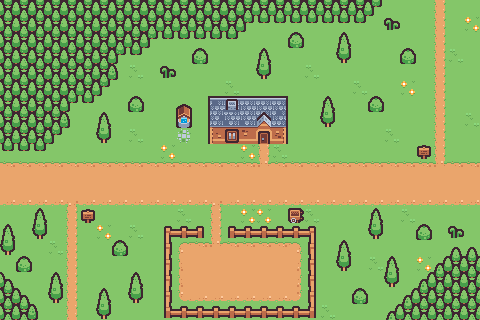

This game map was drawn from its Tiled (.tmx) file and the tilesets committed beside it. A one-line description and the full map source follow:
An orthogonal 30x20 tile map with 16x16 px tiles, 2 tile layers (Tile Layer 1, Tile Layer 2), 2 tilesets.

<map version="1.10" tiledversion="1.11.0" orientation="orthogonal" renderorder="right-down" width="30" height="20" tilewidth="16" tileheight="16" infinite="0" nextlayerid="3" nextobjectid="1">
 <tileset firstgid="1" source="outside.tsx" />
 <tileset firstgid="133" source="dirt_on_grass.tsx" />
 <layer id="1" name="Tile Layer 1" width="30" height="20">
  <data encoding="csv">
1,1,1,1,1,1,1,1,1,1,1,1,1,1,1,1,1,1,1,1,1,1,1,1,1,1,1,147,1,1,
1,1,1,1,1,1,1,1,1,1,1,1,1,1,1,1,1,1,1,1,1,1,1,1,1,1,1,147,1,1,
1,1,1,1,1,1,1,1,1,1,1,1,1,1,1,1,1,1,1,1,1,1,1,1,1,1,1,147,1,1,
1,1,1,1,1,1,1,1,1,1,1,1,1,1,1,1,1,1,1,1,1,1,1,1,1,1,1,147,1,1,
1,1,1,1,1,1,1,1,1,1,1,1,1,1,1,1,1,1,1,1,1,1,1,1,1,1,1,147,1,1,
1,1,1,1,1,1,1,1,1,1,1,1,1,1,1,1,1,1,1,1,1,1,1,1,1,1,1,147,1,1,
1,1,1,1,1,1,1,1,1,1,1,1,1,1,1,1,1,1,1,1,1,1,1,1,1,1,1,147,1,1,
1,1,1,1,1,1,1,1,1,1,1,1,1,1,1,1,1,1,1,1,1,1,1,1,1,1,1,147,1,1,
1,1,1,1,1,1,1,1,1,1,1,44,1,1,1,1,75,1,1,1,1,1,1,1,1,1,1,147,1,1,
1,1,1,1,1,1,1,1,1,1,1,1,1,1,1,3,147,2,1,1,1,1,1,1,1,1,1,147,1,1,
14,14,14,14,14,14,14,14,14,14,14,14,14,14,14,14,163,14,14,14,14,14,14,14,14,14,14,163,14,14,
26,26,26,26,26,26,26,26,26,26,26,26,26,26,26,26,26,26,26,26,26,26,26,26,26,26,26,26,26,26,
38,38,38,38,152,38,38,38,38,38,38,38,38,152,38,38,38,38,38,38,38,38,38,38,38,38,38,38,38,38,
1,1,1,1,147,1,1,1,1,1,1,2,1,147,1,3,3,1,1,2,1,1,1,1,1,1,1,1,1,1,
1,1,1,1,147,1,1,1,1,1,1,1,1,147,1,1,1,1,1,1,1,1,1,1,1,1,1,1,1,1,
1,1,1,1,147,1,1,1,1,1,1,13,14,163,14,14,14,14,15,1,1,1,1,1,1,1,1,1,1,1,
1,1,1,1,147,1,1,1,1,1,1,25,26,26,26,26,26,26,27,1,1,1,1,1,1,1,1,1,1,1,
1,1,1,1,147,1,1,1,1,1,1,25,26,26,26,26,26,26,27,1,1,1,1,1,1,1,1,1,1,1,
1,1,1,1,147,1,1,1,1,1,1,37,38,38,38,38,38,38,39,1,1,1,1,1,1,1,1,1,1,1,
1,1,1,1,147,1,1,1,1,1,1,1,1,1,1,1,1,1,1,1,1,1,1,1,1,1,1,1,1,1
</data>
 </layer>
 <layer id="2" name="Tile Layer 2" width="30" height="20">
  <data encoding="csv">
20,20,20,20,20,20,20,20,20,20,20,20,20,20,20,20,20,20,20,20,20,20,20,33,0,0,0,0,0,0,
20,20,20,20,20,20,20,20,20,20,20,20,20,20,20,33,32,32,32,32,32,32,32,0,18,0,0,0,0,3,
20,20,20,20,20,20,20,20,20,33,32,32,32,32,32,0,0,0,6,0,0,5,0,0,0,0,0,0,0,0,
20,20,20,20,20,20,20,33,32,0,0,0,6,0,0,0,5,0,0,0,0,17,0,0,0,6,0,0,2,0,
20,20,20,20,20,20,20,21,2,0,18,0,0,0,0,0,17,0,0,2,0,0,0,0,0,0,0,0,0,0,
20,20,20,20,20,20,33,0,0,0,0,0,0,0,2,0,0,0,0,0,0,0,2,0,0,3,0,0,0,0,
20,20,20,20,33,32,0,0,6,0,0,93,0,49,52,50,50,51,0,0,5,0,0,6,0,0,0,0,0,0,
20,20,20,20,21,0,5,0,0,0,0,105,0,61,62,62,64,63,0,0,17,0,0,0,0,0,0,0,0,2,
20,20,20,33,0,0,17,0,2,0,0,0,0,73,85,74,86,76,0,0,0,0,0,0,2,0,0,0,0,0,
32,32,32,0,0,0,0,0,0,0,3,0,0,0,0,0,0,0,0,0,0,0,0,0,0,0,84,0,0,0,
0,0,0,0,0,0,0,0,0,0,0,0,0,0,0,0,0,0,0,0,0,0,0,0,0,0,0,0,0,0,
0,0,0,0,0,0,0,0,0,0,0,0,0,0,0,0,0,0,0,0,0,0,0,0,0,0,0,0,0,0,
0,0,0,0,0,0,0,0,0,0,0,0,0,0,0,0,0,0,0,0,0,0,0,0,0,0,0,0,0,0,
0,0,5,0,0,84,0,0,0,0,0,0,0,0,0,0,0,0,58,0,0,0,0,5,0,2,0,0,0,0,
5,0,17,0,0,0,3,0,2,0,45,46,83,0,81,46,46,46,46,47,0,0,0,17,0,0,6,0,18,0,
17,0,0,2,0,0,0,6,0,0,57,0,0,0,0,0,0,0,0,59,0,5,0,0,0,0,0,0,8,8,
0,6,0,0,0,0,0,0,0,0,57,0,0,0,0,0,0,0,0,59,0,17,0,2,5,0,3,7,20,20,
9,0,0,5,0,0,0,0,5,0,57,0,0,0,0,0,0,0,0,59,0,0,0,0,17,0,7,20,20,20,
20,9,0,17,0,0,5,0,17,0,57,0,0,0,0,0,0,0,0,59,0,0,6,0,0,7,20,20,20,20,
20,20,21,0,0,0,17,0,0,0,69,46,46,46,46,46,46,46,46,71,2,0,0,0,7,20,20,20,20,20
</data>
 </layer>
</map>